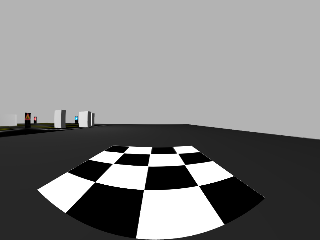
#> input picture calib/chessboard_images/board_on_ground.png, 320 x 240 px, found by its file name
$ jupyter execute --allow-errors test.ipynb
#> lines starting #> are read from the running program, lines starting #| are printed output that depends on the picture; after the words box and inside, x2 and y2 are one past the last pixel; in counts of white or black regions, pixels touching at a corner belong together
[cell 1]
import cv2
import numpy as np
import matplotlib.pyplot as plt
import os
import pandas as pd
import math

[cell 2]
# Comments
"""
- explore how to do ipm
- explore pcl
"""
"""
- find the corners of the chessboard when we lay it down in the ground
- get ipm of image
- find relationship between image pixels and real world coordinates
"""

[cell 3]
def distance_2_points(point1, point2):
    # point is array of w,h coordinates of an image
    delta_w = point1[0]-point2[0]
    delta_h = point1[1]-point2[1]
    #return math.sqrt(math.pow(delta_w, 2) + math.pow(delta_h, 2))
    return abs(delta_w)

[cell 4]
ground_board_path = '/home/maverick/ros_ws1/src/autonomous_turtlebot3/calib/chessboard_images/board_on_ground.png'
img = cv2.cvtColor(cv2.imread(ground_board_path), cv2.COLOR_BGR2RGB)

img_gray = cv2.cvtColor(cv2.imread(ground_board_path), cv2.COLOR_RGB2GRAY)
#> img_gray: shape (240, 320); min 0, max 255, mean 130.1
#> (the rest of this cell did not finish here and is left out)

#> (a cell that did not finish here is left out)

[cell 6]
square_path = '/home/maverick/ros_ws1/src/autonomous_turtlebot3/calib/chessboard_images/square.png'
square = cv2.imread(square_path)
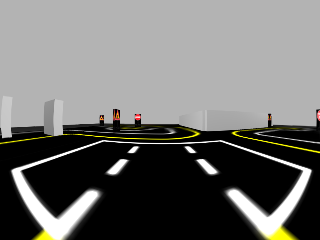
#> input picture calib/chessboard_images/square.png, 320 x 240 px, found by its file name
#> square is the input picture: shape (240, 320, 3); mean B, G, R 110.5, 112.8, 113
square = square
square = cv2.cvtColor( square, cv2.COLOR_BGR2RGB)
#> (the rest of this cell did not finish here and is left out)

[cell 7]
yellow = np.uint8([[[255,255,0]]])
white = np.uint8([[[255, 255, 255]]])

hsv = cv2.cvtColor(square, cv2.COLOR_RGB2HSV)
#> hsv: shape (240, 320, 3); mean H, S, V 1.1, 5.6, 113

yellow_lower = np.array([25, 250, 10])
yellow_upper = np.array([35, 255, 255])

yellow_mask = cv2.inRange(hsv, yellow_lower, yellow_upper)
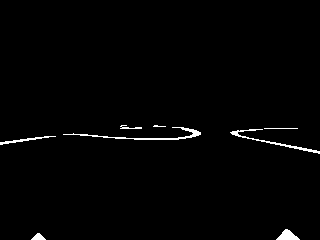
#> yellow_mask: shape (240, 320); 1.3% white; 8 white regions (1 under 20 px), largest, box (x1, y1, x2, y2) and area: (63, 127, 201, 140) 313, (230, 129, 320, 154) 248, (276, 229, 300, 240) 150
yellow_mask = cv2.bitwise_and(square ,square, mask=yellow_mask)
#> yellow_mask: shape (240, 320, 3)

plt.imshow(yellow_mask)
